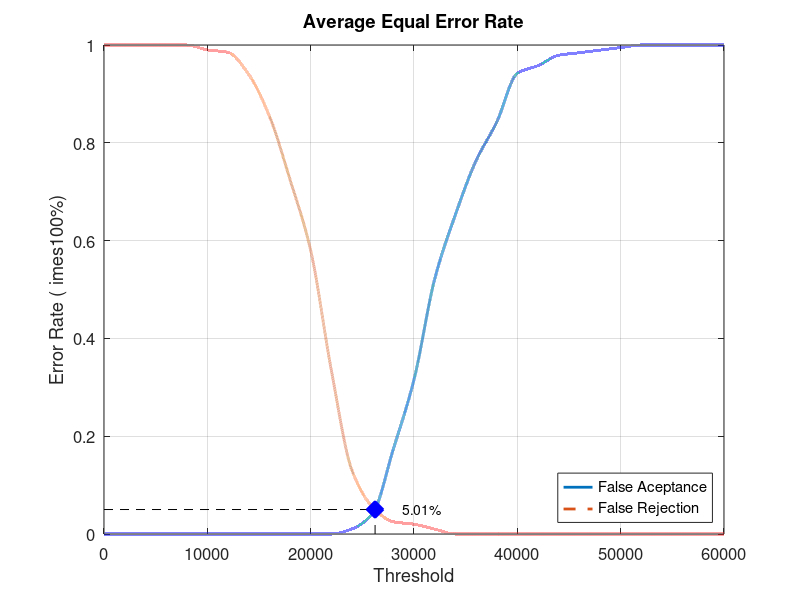
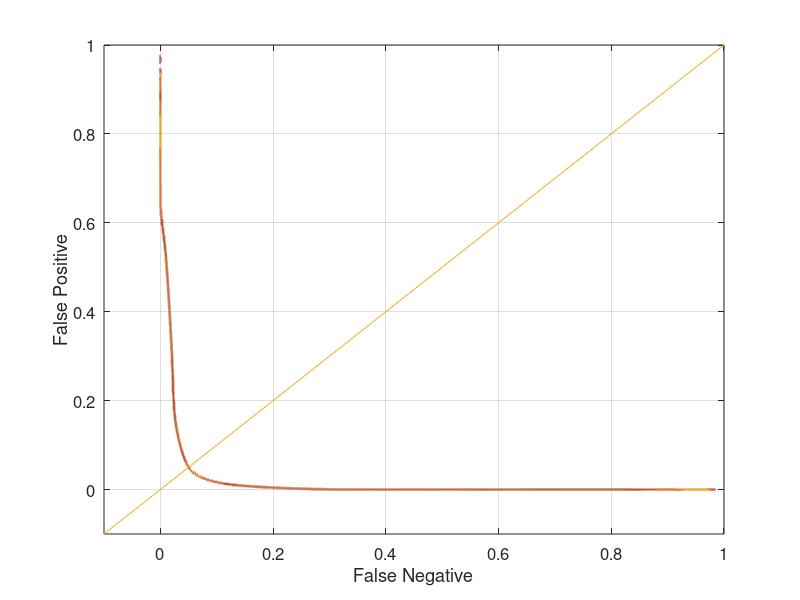

MATLAB code for these plots, in order:
close all;
clear;
clc;
x = 0:2000:60000;
xq = 0:0.5:60000;

y0 = [0 0 0 0 0 0 0 0 0 0 0 0 0.0105263 0.0421053 0.173684 0.315789 0.521053 0.652632 0.763158 0.842105 0.942105 0.957895 0.978947 0.984211 0.989474 0.994737 1 1 1 1 1]
yy0 = interp1(x, y0, xq, 'pchip');
y1 = [1 1 1 1 1 0.99 0.985 0.94 0.855 0.725 0.58 0.335 0.13 0.055 0.025 0.02 0.01 0 0 0 0 0 0 0 0 0 0 0 0 0 0]
yy1 = interp1(x, y1, xq, 'pchip');

% Calculating EER: 
y2 = abs(y0 - y1);
find(y2 == min(y2))
yy2 = abs(yy0 - yy1);
xEER = find(yy2 == min(yy2));
xEERIndex = xq(xEER) % X-axis EER
yEER = yy0(xEER) % Y-axis EER

main = figure
plot(xq, yy0,'-','LineWidth', 2);	hold on
plot(xq, yy1,'--','LineWidth', 2);	hold on
plot([xEERIndex xEERIndex], [0 yEER], 'k--');	hold on
plot([0 xEERIndex], [yEER yEER], 'k--');	hold on
plot(xEERIndex, yEER, 'bx', 'LineWidth', 10);	hold on
text(xEERIndex + 10 * xEERIndex / 100, yEER, [num2str(round((10000 * yEER)) / 100) '%'])
legend('False Aceptance', 'False Rejection', 'Location', 'SouthEast')
xlabel('Threshold')
ylabel('Error Rate (	imes100%)')
title('Average Equal Error Rate')
set(gca, 'FontSize', 12)
axis([0 60000 0 1])
grid on

print(main, 'Database1_1Main', '-dpng');
FNRxFPR = figure('Color', [1 1 1]);
plot(yy1, yy0, '-', yy1, yy0, 'LineWidth', 2);
hold on
y = -0.1:0.1:1
plot(y, y); 
set(gca, 'FontSize', 12)
xlabel('False Negative')
ylabel('False Positive')
axis([-0.1 1 -0.1 1])
set(gca, 'FontSize', 12)
grid on

print(FNRxFPR, 'Database1_1FNRxFPR','-dpng');
